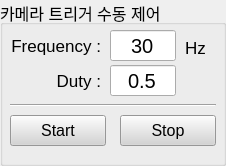
     <widget class="QGroupBox" name="groupBox_3">
      <property name="geometry">
       <rect>
        <x>505</x>
        <y>170</y>
        <width>226</width>
        <height>166</height>
       </rect>
      </property>
      <property name="font">
       <font>
        <family>Arial</family>
        <pointsize>12</pointsize>
       </font>
      </property>
      <property name="styleSheet">
       <string notr="true"/>
      </property>
      <property name="title">
       <string>카메라 트리거 수동 제어</string>
      </property>
      <widget class="QPushButton" name="btn_trigger_start">
       <property name="geometry">
        <rect>
         <x>10</x>
         <y>115</y>
         <width>96</width>
         <height>31</height>
        </rect>
       </property>
       <property name="font">
        <font>
         <family>Arial</family>
        </font>
       </property>
       <property name="styleSheet">
        <string notr="true">color: rgb(0,0,0);
background-color: rgb(212, 212, 212);</string>
       </property>
       <property name="text">
        <string>Start</string>
       </property>
      </widget>
      <widget class="QPushButton" name="btn_trigger_stop">
       <property name="geometry">
        <rect>
         <x>120</x>
         <y>115</y>
         <width>96</width>
         <height>31</height>
        </rect>
       </property>
       <property name="font">
        <font>
         <family>Arial</family>
        </font>
       </property>
       <property name="styleSheet">
        <string notr="true">color: rgb(0,0,0);
background-color: rgb(212, 212, 212);</string>
       </property>
       <property name="text">
        <string>Stop</string>
       </property>
      </widget>
      <widget class="QLineEdit" name="edit_trigger_frequency">
       <property name="geometry">
        <rect>
         <x>110</x>
         <y>30</y>
         <width>66</width>
         <height>31</height>
        </rect>
       </property>
       <property name="font">
        <font>
         <pointsize>15</pointsize>
        </font>
       </property>
       <property name="text">
        <string>30</string>
       </property>
       <property name="alignment">
        <set>Qt::AlignCenter</set>
       </property>
      </widget>
      <widget class="QLabel" name="label">
       <property name="geometry">
        <rect>
         <x>10</x>
         <y>35</y>
         <width>91</width>
         <height>21</height>
        </rect>
       </property>
       <property name="font">
        <font>
         <pointsize>13</pointsize>
        </font>
       </property>
       <property name="text">
        <string>Frequency :</string>
       </property>
       <property name="alignment">
        <set>Qt::AlignRight|Qt::AlignTrailing|Qt::AlignVCenter</set>
       </property>
      </widget>
      <widget class="QLabel" name="label_2">
       <property name="geometry">
        <rect>
         <x>185</x>
         <y>40</y>
         <width>31</width>
         <height>16</height>
        </rect>
       </property>
       <property name="font">
        <font>
         <pointsize>13</pointsize>
        </font>
       </property>
       <property name="text">
        <string>Hz</string>
       </property>
      </widget>
      <widget class="QLabel" name="label_4">
       <property name="geometry">
        <rect>
         <x>10</x>
         <y>70</y>
         <width>91</width>
         <height>21</height>
        </rect>
       </property>
       <property name="font">
        <font>
         <pointsize>13</pointsize>
        </font>
       </property>
       <property name="text">
        <string>Duty :</string>
       </property>
       <property name="alignment">
        <set>Qt::AlignRight|Qt::AlignTrailing|Qt::AlignVCenter</set>
       </property>
      </widget>
      <widget class="QLineEdit" name="edit_trigger_duty">
       <property name="geometry">
        <rect>
         <x>110</x>
         <y>65</y>
         <width>66</width>
         <height>31</height>
        </rect>
       </property>
       <property name="font">
        <font>
         <pointsize>15</pointsize>
        </font>
       </property>
       <property name="text">
        <string>0.5</string>
       </property>
       <property name="alignment">
        <set>Qt::AlignCenter</set>
       </property>
      </widget>
      <widget class="Line" name="line_3">
       <property name="geometry">
        <rect>
         <x>10</x>
         <y>95</y>
         <width>206</width>
         <height>21</height>
        </rect>
       </property>
       <property name="orientation">
        <enum>Qt::Horizontal</enum>
       </property>
      </widget>
     </widget>
